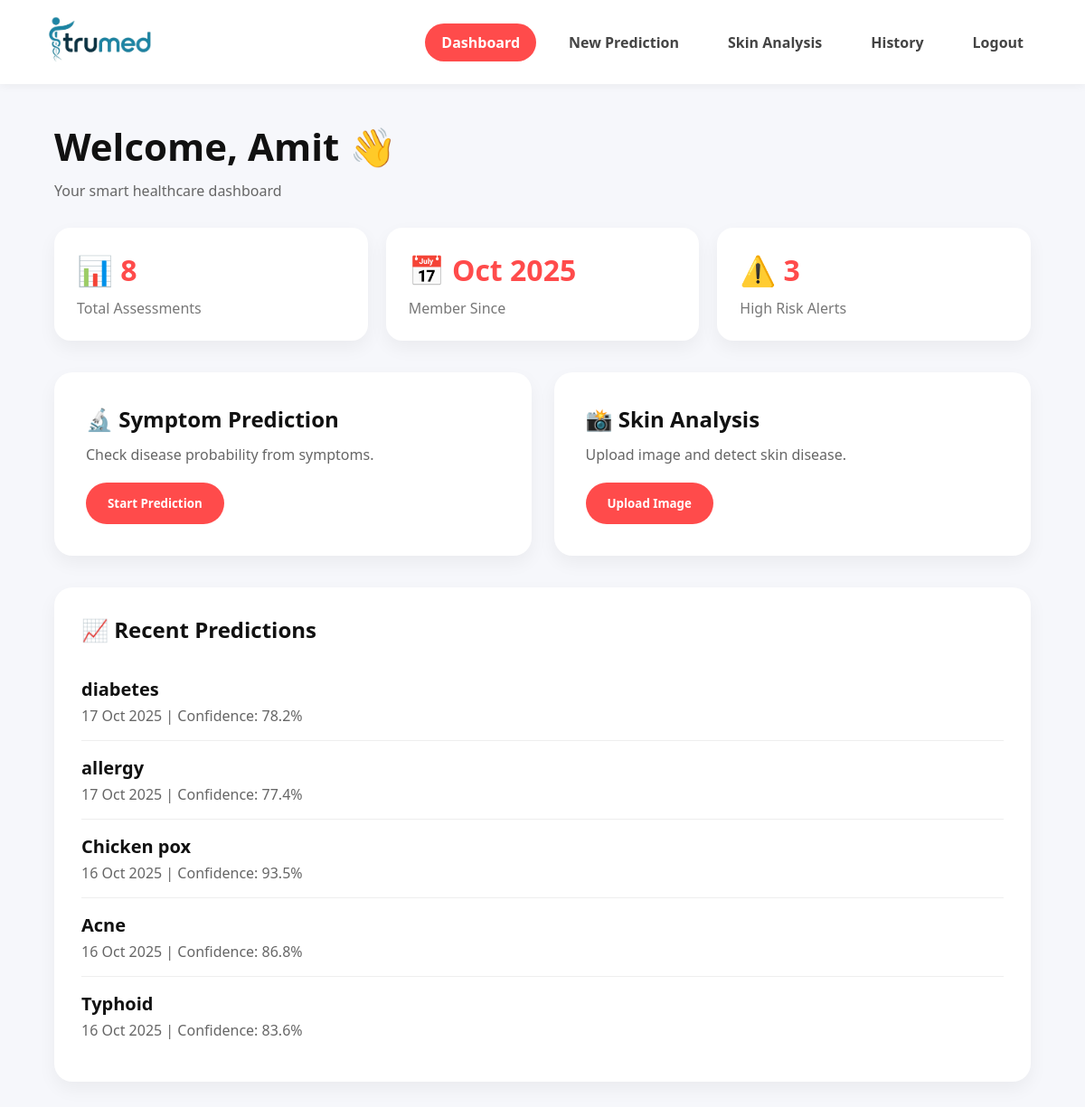
/dashboard (signed in), run on the app's committed database.
### database.py (models this page shows, shortened)
class User(db.Model):
    __tablename__ = 'users'
    id = db.Column(db.Integer, primary_key=True)
    name = db.Column(db.String(100), nullable=False)
    email = db.Column(db.String(120), unique=True, nullable=False, index=True)
    phone = db.Column(db.String(15), nullable=False)
    dob = db.Column(db.String(20), nullable=False)
    gender = db.Column(db.String(10), nullable=False)
    password_hash = db.Column(db.String(255), nullable=False)
    account_type = db.Column(db.String(20), default='user')  # 'user' or 'admin'
    created_at = db.Column(db.DateTime, default=datetime.utcnow)
    predictions = db.relationship('Prediction', backref='user', lazy=True, cascade='all, delete-orphan')

class Prediction(db.Model):
    __tablename__ = 'predictions'
    id = db.Column(db.Integer, primary_key=True)
    user_id = db.Column(db.Integer, db.ForeignKey('users.id'), nullable=False)
    symptoms = db.Column(db.Text, nullable=False)
    predicted_disease = db.Column(db.String(200), nullable=False)
    confidence_score = db.Column(db.Float, nullable=False)
    risk_level = db.Column(db.String(20), nullable=False)  # 'Low', 'Moderate', 'High'
    suggestions = db.Column(db.Text, nullable=False)  # JSON string
    contributing_factors = db.Column(db.Text, nullable=True)  # JSON string of XAI results
    recommended_medicines = db.Column(db.Text, nullable=True)  # Medicine recommendations
    precautions = db.Column(db.Text, nullable=True)  # Precautions to take
    diet_recommendations = db.Column(db.Text, nullable=True)  # Diet advice
    timestamp = db.Column(db.DateTime, default=datetime.utcnow, index=True)

### app.py (the view)
@app.route('/dashboard')
@login_required
def dashboard():
    user = get_current_user()
    total_predictions = Prediction.query.filter_by(user_id=user.id).count()
    high_risk_count = Prediction.query.filter_by(user_id=user.id, risk_level='High').count()
    recent_predictions = Prediction.query.filter_by(user_id=user.id).order_by(
        Prediction.timestamp.desc()
    ).limit(5).all()
    return render_template('dashboard.html',
                         user=user,
                         recent_predictions=recent_predictions,
                         total_predictions=total_predictions,
                         high_risk_count=high_risk_count)

### app.py (called while the page is built)
def login_required(f):
    @wraps(f)
    def decorated_function(*args, **kwargs):
        if 'user_id' not in session:
            flash('Please login to access this page', 'error')
            return redirect(url_for('login'))
        return f(*args, **kwargs)
    return decorated_function

def get_current_user():
    if 'user_id' in session:
        return User.query.get(session['user_id'])
    return None

### templates/dashboard.html (shortened to what this page needs)
<!DOCTYPE html>
<html lang="en">
<head>
</head>
<body>
<div class="navbar">
    <a href="{{ url_for('dashboard') }}" class="logo">
        <img src="/static/images/dev2.png">
    </a>
    <div class="nav-links">
        <a href="{{ url_for('dashboard') }}" class="active">Dashboard</a>
        <a href="{{ url_for('prediction') }}">New Prediction</a>
        <a href="{{ url_for('skin_analysis') }}">Skin Analysis</a>
        <a href="{{ url_for('history') }}">History</a>
        <a href="{{ url_for('logout') }}">Logout</a>
    </div>
</div>
<div class="container">
    <div class="welcome">
        <h1>Welcome, {{ user.name }} 👋</h1>
        <p>Your smart healthcare dashboard</p>
    </div>
    <div class="stats">
        <div class="card">
            <h3>📊 {{ user.predictions|length }}</h3>
            <p>Total Assessments</p>
        </div>
        <div class="card">
            <h3>📅 {{ user.created_at.strftime('%b %Y') }}</h3>
            <p>Member Since</p>
        </div>
        <div class="card">
            <h3>⚠️ 3</h3>
            <p>High Risk Alerts</p>
        </div>
    </div>
    <div class="actions">
        <div class="action-box">
            <h2>🔬 Symptom Prediction</h2>
            <p>Check disease probability from symptoms.</p>
            <button class="btn" onclick="window.location.href='{{ url_for('prediction') }}'">
                Start Prediction
            </button>
        </div>
        <div class="action-box">
            <h2>📸 Skin Analysis</h2>
            <p>Upload image and detect skin disease.</p>
            <button class="btn" onclick="window.location.href='{{ url_for('skin_analysis') }}'">
                Upload Image
            </button>
        </div>
    </div>
    <div class="history">
        <h2>📈 Recent Predictions</h2>
        {% if recent_predictions %}
            {% for pred in recent_predictions %}
            <div class="prediction">
                <h4>{{ pred.predicted_disease }}</h4>
                <p>{{ pred.timestamp.strftime('%d %b %Y') }} | Confidence: {{ "%.1f"|format(pred.confidence_score) }}%</p>
            </div>
            {% endfor %}
        {% else %}
            <p>No history found.</p>
        {% endif %}
    </div>
</div>
</body>
</html>

### templates/dashboard.html (style rules this page uses)
* { margin:0; padding:0; box-sizing:border-box; font-family:Segoe UI, sans-serif; }
body { background:#f6f7fb; color:#111; }
.navbar { background:#fff; padding:18px 50px; display:flex; justify-content:space-between; align-items:center; box-shadow:0 2px 10px rgba(0,0,0,.05); }
.logo img { height:52px; }
.nav-links { display:flex; gap:18px; }
.nav-links a { text-decoration:none; color:#444; font-weight:600; padding:10px 18px; border-radius:30px; transition:.3s; }
.nav-links a:hover, .nav-links .active { background:#ff4b4b; color:#fff; }
.container { width:90%; max-width:1300px; margin:auto; padding:40px 0; }
.welcome { margin-bottom:30px; }
.welcome h1 { font-size:42px; }
.welcome p { color:#666; margin-top:10px; }
.stats { display:grid; grid-template-columns:repeat(auto-fit,minmax(220px,1fr)); gap:20px; margin-bottom:35px; }
.card { background:#fff; padding:25px; border-radius:18px; box-shadow:0 8px 20px rgba(0,0,0,.05); }
.card h3 { font-size:32px; color:#ff4b4b; }
.card p { color:#777; margin-top:10px; }
.actions { display:grid; grid-template-columns:1fr 1fr; gap:25px; margin-bottom:35px; }
.action-box { background:#fff; border-radius:20px; padding:35px; box-shadow:0 8px 20px rgba(0,0,0,.05); }
.action-box h2 { margin-bottom:12px; }
.action-box p { color:#666; margin-bottom:20px; }
.btn { background:#ff4b4b; color:#fff; border:none; padding:14px 24px; border-radius:40px; font-weight:700; cursor:pointer; transition:.3s; }
.history { background:#fff; padding:30px; border-radius:20px; box-shadow:0 8px 20px rgba(0,0,0,.05); }
.history h2 { margin-bottom:20px; }
.prediction { border-bottom:1px solid #eee; padding:16px 0; }
.prediction:last-child { border:none; }
.prediction h4 { font-size:20px; }
.prediction p { color:#666; margin-top:5px; }

### data on the page
User: name "Amit", created_at "Oct 2025"
Prediction: predicted_disease "diabetes", timestamp "17 Oct 2025", confidence_score "78.2"
Prediction: predicted_disease "allergy", timestamp "17 Oct 2025", confidence_score "77.4"
Prediction: predicted_disease "Chicken pox", timestamp "16 Oct 2025", confidence_score "93.5"
Prediction: predicted_disease "Acne", timestamp "16 Oct 2025", confidence_score "86.8"
Prediction: predicted_disease "Typhoid", timestamp "16 Oct 2025", confidence_score "83.6"

### other printed values
{{ user.predictions|length }} "8"
